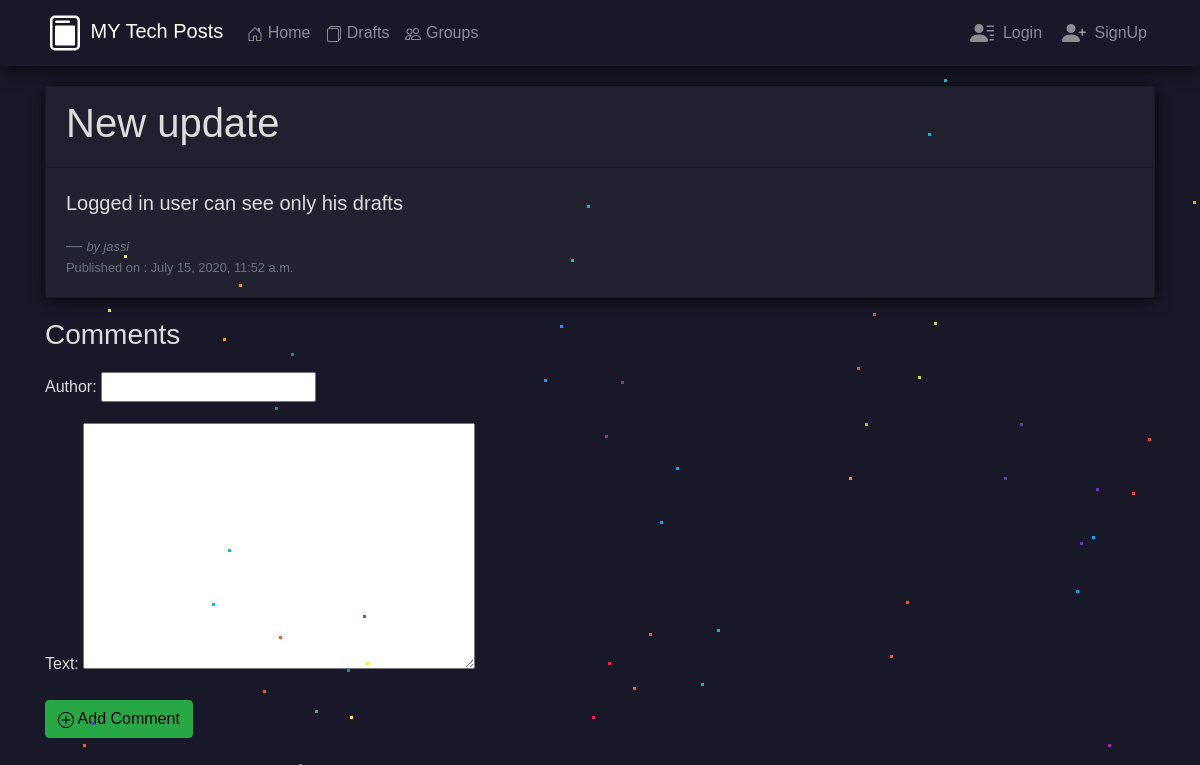
The app's page /blog/post_detail/28/, older data.
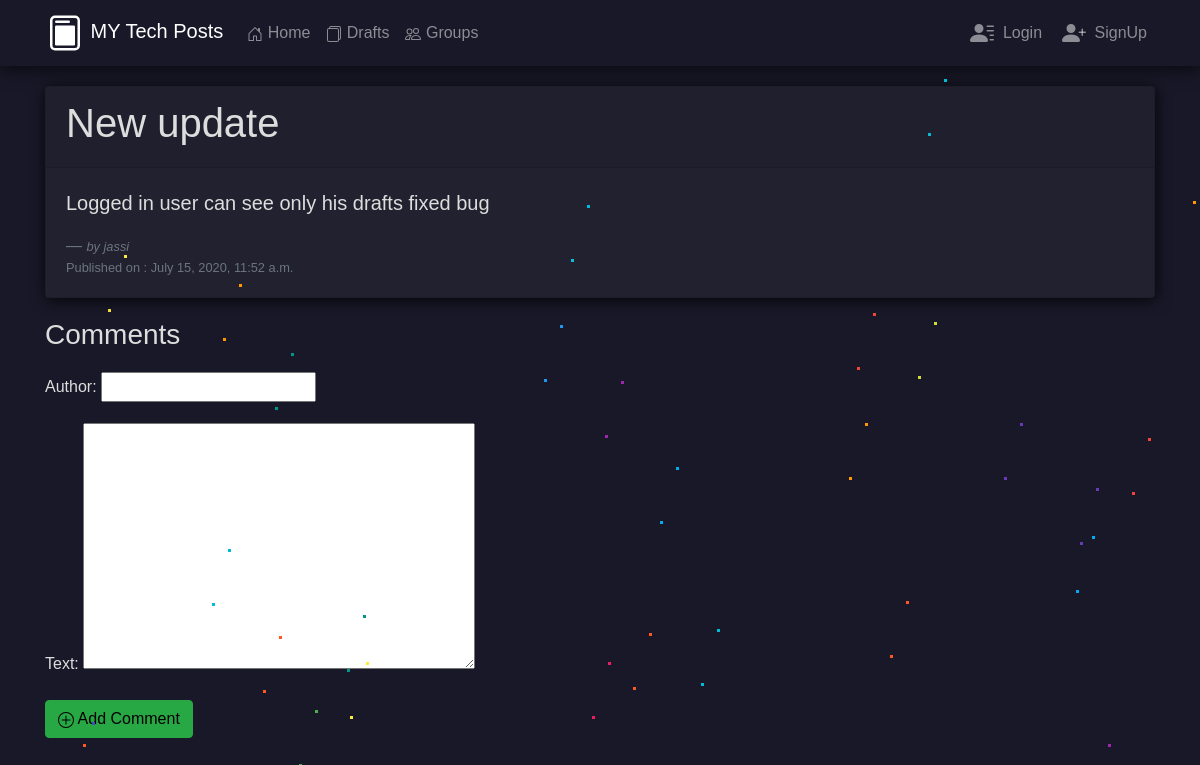
The same page, newer data.
### blog/models.py (models this page shows, shortened)
class Post(models.Model):
    author = models.ForeignKey('auth.user',on_delete=models.CASCADE)
    title = models.CharField(max_length=256)
    text = models.TextField()
    date_created = models.DateTimeField(auto_now_add=True)
    date_posted = models.DateTimeField(blank=True,null=True)
    group = models.ForeignKey("blog.Mygroup", related_name=("posts"), on_delete=models.CASCADE,null=True,blank=True)

### blog/views.py (the view, shortened to what this page needs)
# urls.py: path('post_detail/<slug:pk>/',views.PostDetailView.as_view(),name = 'postdetail'),
class PostDetailView(FormMixin, DetailView):
    template_name = 'blog/post_detail.html'
    model = Post
    form_class = CommentForm
    def get_context_data(self, **kwargs):
        context = super(PostDetailView, self).get_context_data(**kwargs)
        context['form'] = CommentForm(initial={'post': self.object})
        return context

### blog/forms.py
class CommentForm(forms.ModelForm):
    class Meta():
        model = Comment
        fields = ('author','text', 'post')
        widgets = {
            'title' : forms.TextInput(attrs={'class':'textinputclass'}),
            'text' : forms.Textarea(attrs={'class':'editable medium-editor-textarea'}),
            'post' : forms.HiddenInput(),
        }

### blog/templates/blog/post_detail.html (shortened to what this page needs)
{% extends 'blog/base.html' %}
{% block body_block %}
<div>
    <div class="card read_card">
        <div class="card-header">
            <h1>{{post.title}}</h1>
        </div>
        <div class="card-body">
            <blockquote class="blockquote mb-0">
                <p>{{post.text}}</p>
                <footer class="blockquote-footer"><em><small>by {{post.author}}</small></em><br>
                    <small>Published on : {{post.date_posted}}</small></footer>
            </blockquote>
        </div>
    </div>
</div>
<div>
    <h3 style="margin: 20px 0">Comments</h3>
    <form method="POST">
        {{form.as_p}}
        <button class="comment-btn" type="submit">
            <a class="btn btn-success">
                Add Comment
            </a>
        </button>
    </form>
    {% endblock body_block %}

Row changes from the older to the newer data that the page shows:
changed Post "New update": text "Logged in user can see only his drafts" → "Logged in user can see only his drafts fixed bug"
